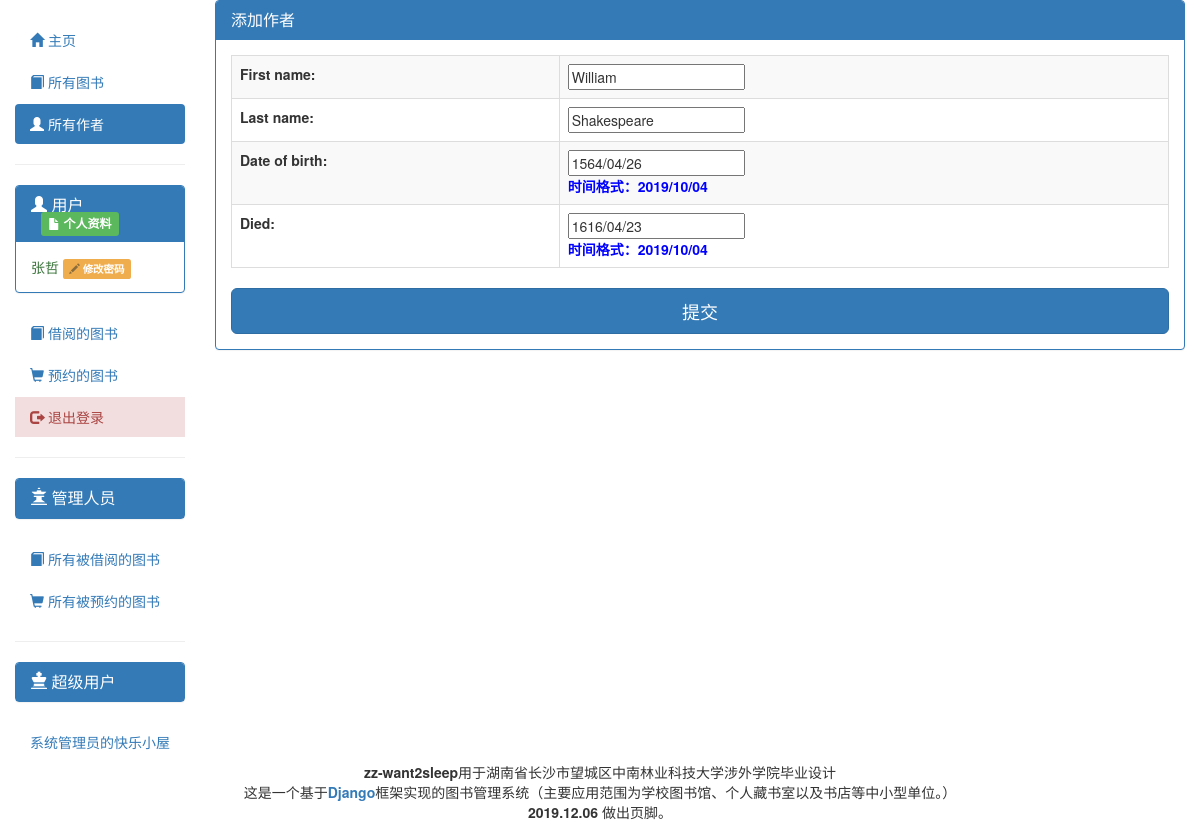
The page /catalog/author/2/update/ (signed in) on the database its author committed.
### catalog/models.py (models this page shows, shortened)
class Author(models.Model):
    first_name = models.CharField(max_length=100)
    last_name = models.CharField(max_length=100)
    date_of_birth = models.DateField(
        help_text='时间格式：2019/10/04', null=True, blank=True)
    date_of_death = models.DateField(
        'Died', help_text='时间格式：2019/10/04',  null=True, blank=True)
    class Meta:
        ordering = ['last_name']

### catalog/views.py (the view)
class AuthorUpdate(PermissionRequiredMixin, UpdateView):
    model = Author
    fields = ['first_name', 'last_name', 'date_of_birth', 'date_of_death']
    permission_required = 'catalog.can_mark_returned'

### catalog/templates/catalog/author_form.html (shortened to what this page needs)
{% extends "base_generic.html" %} {% block content %}
<div class="panel panel-primary">
  <div class="panel-heading">
    <h3 class="panel-title">添加作者</h3>
  </div>
  <div class="panel-body">
    <form action="" method="post">
<div class="table-responsive ">
      <table class="table table-bordered table-striped">
        {{ form.as_table }}
      </table>
      <input type="submit" value="提交" class="btn btn-primary btn-lg btn-block" />
    </form>
  </div>
</div>
</div>
{% endblock %}

### catalog/templates/base_generic.html (shortened to what this page needs)
<!DOCTYPE html>
<html lang="zh-hans">
  <head>
    <link
      rel="stylesheet"
      href="https://cdn.bootcss.com/bootstrap/3.3.7/css/bootstrap.min.css"
    />
    {% load static %}
    <link rel="stylesheet" href="{% static 'catalog/css/styles.css' %}" />
  </head>
  <body>
    <div class="container-fluid">
      <div class="row">
        <div class="col-sm-2">
          {% block sidebar %}
          <ul class="nav nav-pills nav-stacked sidebar-nav sidebar-top">
            <li role="presentation" class="{% if request.path == '/catalog/' %}active{% endif %}">
              <a href="{% url 'catalog:index' %}"><span class="glyphicon glyphicon-home"></span> 主页</a>
            </li>
            <li role="presentation" class="li1 {% if request.path == '/catalog/books/' or request.path|truncatechars:15 == '/catalog/books/' %}active{% endif %}">
              <a href="{% url 'catalog:books' %}"><span class="glyphicon glyphicon-book"></span> 所有图书</a>
            </li>
            <li role="presentation" class="li2 {% if request.path == '/catalog/authors/' or request.path|truncatechars:17 == '/catalog/authors/' %}active{% endif %}">
              <a href="{% url 'catalog:authors' %}"><span class="glyphicon glyphicon-user"></span> 所有作者</a>
            </li>
          </ul>
          {% endblock %}
          {% block userinterface %}
          <hr>
          <ul class="nav nav-pills nav-stacked sidebar-nav">
              {% if user.is_authenticated %}
              <li role="presentation">
                    <div class="panel panel-primary">
                        <div class="panel-heading">
                          <h3 class="panel-title">
                              <span class="glyphicon glyphicon-user"></span> 用户<a href="{% url 'catalog:user_profile' user.pk%}" style="margin-left:10px;"><span class="label label-success"><span class="glyphicon glyphicon-file"></span> 个人资料</span></a></h3>
                        </div>
                        <div class="panel-body text-success">
                            {{ user.get_username }}
                            <a href="{% url 'catalog:password_change'%}" ><span class="label label-warning"><span class="glyphicon glyphicon-pencil text-warning"></span> 修改密码</span></a>
                        </div>
                      </div>
              </li>
              <li role="presentation" class=""><a href="{% url 'catalog:my-borrowed' %}"><span class="glyphicon glyphicon-book"></span> 借阅的图书</a></li>
              {%if user.email%}
              <li role="presentation" class=""><a href="{% url 'catalog:my-appointment' %}"><span class="glyphicon glyphicon-shopping-cart"></span> 预约的图书</a></li>
              {%endif%}
              <li role="presentation" class="bg-danger" ><a href="{% url 'logout'%}?next={{request.path}}"><span class="text-danger"><span class="glyphicon glyphicon-log-out"></span> 退出登录</span></a></li>
            {% else %}
              <li role="presentation" class="bg-info"><a href="{% url 'login'%}?next={{request.path}}"><span class="text-primary"><span class="glyphicon glyphicon-log-in"></span> 账号登录</span></a></li>
            {% endif %}
          </ul>
          <hr>
          <ul class="nav nav-pills nav-stacked sidebar-nav">
              {% if user.is_authenticated %}
              <li role="presentation">
                  <div class="panel panel-primary {% if not perms.catalog.can_mark_returned %}hidden{% endif %}">
                      <div class="panel-heading">
                        <h3 class="panel-title">
                          <span class="glyphicon glyphicon-queen"></span> 管理人员</h3>
                      </div>
                    </div>
              </li>
              {% endif %}
              {% if perms.catalog.can_mark_returned %}
              <li role="presentation" class=""><a href="{% url 'catalog:all-borrowed' %}"><span class="glyphicon glyphicon-book"></span> 所有被借阅的图书</a></li>
              {%endif%}
              {%if perms.catalog.can_mark_returned and user.email %}
              <li role="presentation" class=""><a href="{% url 'catalog:all-appointment'%}"><span class="glyphicon glyphicon-shopping-cart"></span> 所有被预约的图书</a></li>
              {% endif %}
          </ul>
          {% if user.is_authenticated and perms.catalog.can_mark_returned and user.is_staff %}
          <hr>
          <ul class="nav nav-pills nav-stacked sidebar-nav">
              <li role="presentation">
                  <div class="panel panel-primary {% if not perms.catalog.can_mark_returned %}hidden{% endif %}">
                      <div class="panel-heading">
                        <h3 class="panel-title">
                          <span class="glyphicon glyphicon-king"></span> 超级用户</h3>
                      </div>
                    </div>
                  </li>
                  <li role="presentation" class="{% if request.path == '/admin/' %}active{% endif %}"><a href="/admin/">系统管理员的快乐小屋</a></li>
                </ul>
                {% endif %}
        </div>
        {% endblock %}
        <div class="col-sm-10">
          {% block content %}{% endblock %}
        </div>
      </div>
      {%block footer%}
            <div class="footer">
                        <p style="
                          display: block;
                          margin-left: auto;
                          margin-right: auto;
                          text-align: center;
                        ">
                        <strong>zz-want2sleep</strong>用于湖南省长沙市望城区中南林业科技大学涉外学院毕业设计<br/>
                          这是一个基于<a href="https://www.djangoproject.com"><strong >Django</strong></a>框架实现的图书管理系统（主要应用范围为学校图书馆、个人藏书室以及书店等中小型单位。）<br/>
                          <strong>2019.12.06 </strong>做出页脚。</p>
                  </div>
        {% endblock %}
  </body>
</html>

### catalog/static/catalog/css/styles.css (style rules this page uses)
.sidebar-nav { margin-top: 20px; padding: 0; list-style: none; }

### catalog/templates/base_generic.html (style rules this page uses)
a,a:link,a:visited { text-decoration: none; }

### catalog/templates/catalog/author_form.html (style rules this page uses)
.helptext { color:blue; font-weight: bold; }

### rows shown on the page
Author: first_name "William", last_name "Shakespeare", date_of_birth "1564/04/26", date_of_death "1616/04/23"

### other values the page prints
{{ user.get_username }} "张哲"
